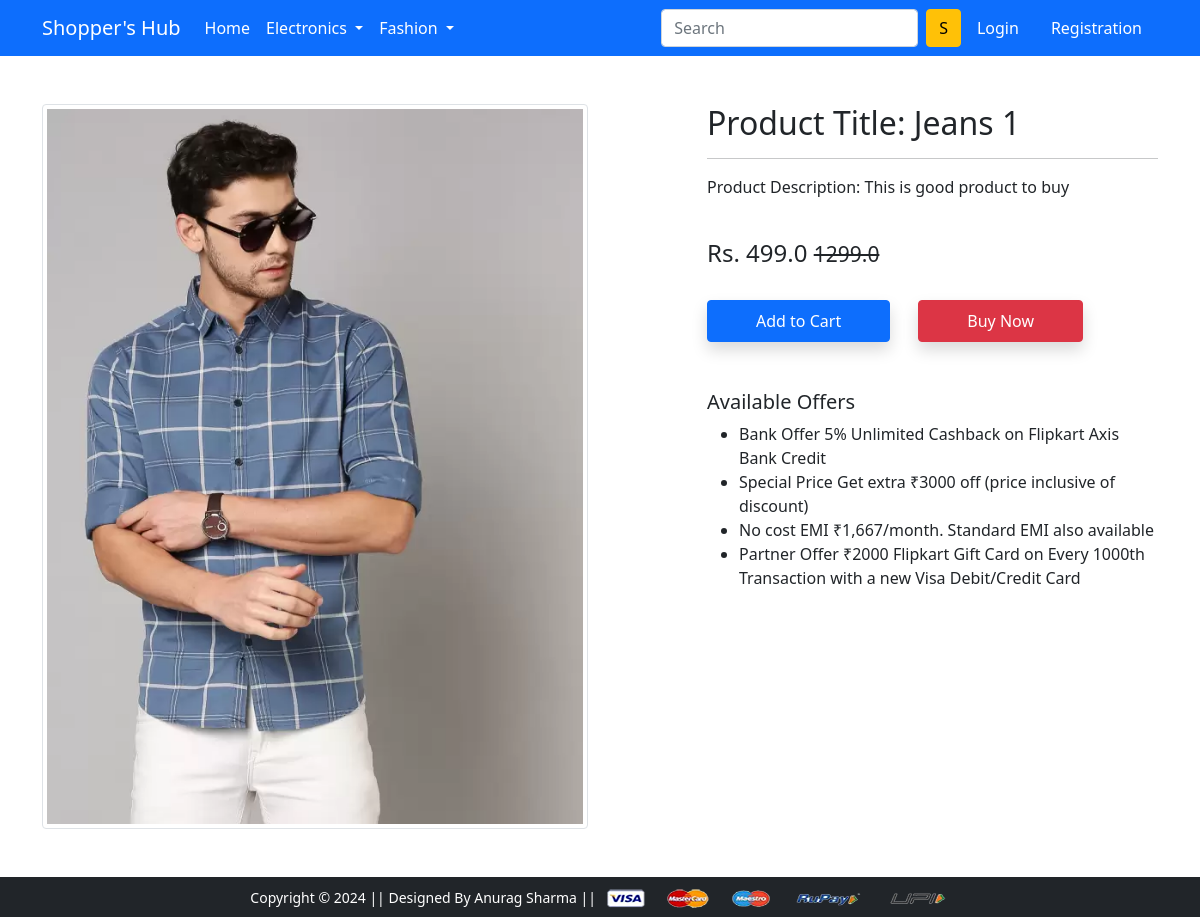
Screenshot of /product-detail/1 with the database file from the repository.
### app/models.py (models this page shows, shortened)
class Product(models.Model):
    title = models.CharField(max_length=100)
    selling_price = models.FloatField()
    discounted_price = models.FloatField()
    description = models.TextField(default=' ')
    brand = models.CharField(max_length=100)
    category = models.CharField(choices=CATEGORY_CHOICES, max_length=3)
    product_image = models.ImageField(upload_to='productimg')

### app/views.py (the view)
# urls.py: path('product-detail/<int:pk>', views.ProductDetails.as_view(), name='product-detail'),
class ProductDetails(View):
	def get(self, request, pk):
		totalitem = 0
		product = Product.objects.get(pk=pk)
		item_already_in_cart = False
		if request.user.is_authenticated:
			totalitem = len (Cart.objects.filter(user=request.user))
			item_already_in_cart = Cart.objects.filter(Q(product=product.id) & Q(user=request.user)).exists()
		return render(request, 'app/productdetail.html', {'product':product, 'item_already_in_cart':item_already_in_cart, 'totalitem':totalitem})

### app/templates/app/productdetail.html (shortened to what this page needs)
{% extends 'app/base.html' %}
{% load static %}
{% block main-content %}
<div class="container my-5">
    <div class="row">
        <div class="col-sm-6 text-center align-self-center">
            <img src="{{product.product_image.url}}" alt="" class="img-fluid img-thumbnail">
        </div>
        <div class="col-sm-5 offset-sm-1">
            <h2>Product Title: {{product.title}}</h2>
            <hr>
            <p>Product Description: {{product.description}}</p> <br>
            <h4>Rs. {{product.discounted_price}} <small
                    class="fw-light text-decoration-line-through">{{product.selling_price}}</small></h4> <br>
            {% if not request.user.is_authenticated %}
            <form action="/add-to-cart" class="d-inline">
                <button type="submit" class="btn btn-primary shadow px-5 py-2">Add to Cart</button>
            </form>
            {% endif %}
            <a href="{% url 'showcart' %}" class="btn btn-danger shadow px-5 py-2 ms-4">Buy Now</a>
            <h5 class="mt-5">Available Offers</h5>
            <ul>
                <li>Bank Offer 5% Unlimited Cashback on Flipkart Axis Bank Credit</li>
                <li>Special Price Get extra ₹3000 off (price inclusive of discount)</li>
                <li>No cost EMI ₹1,667/month. Standard EMI also available</li>
                <li>Partner Offer ₹2000 Flipkart Gift Card on Every 1000th Transaction with a new Visa Debit/Credit Card
                </li>
            </ul>
        </div>
    </div>
</div>
{% endblock main-content %}

### rows the page displays
Product: product_image (picture), title "Jeans 1", description "This is good product to buy", discounted_price "499.0", selling_price "1299.0"
